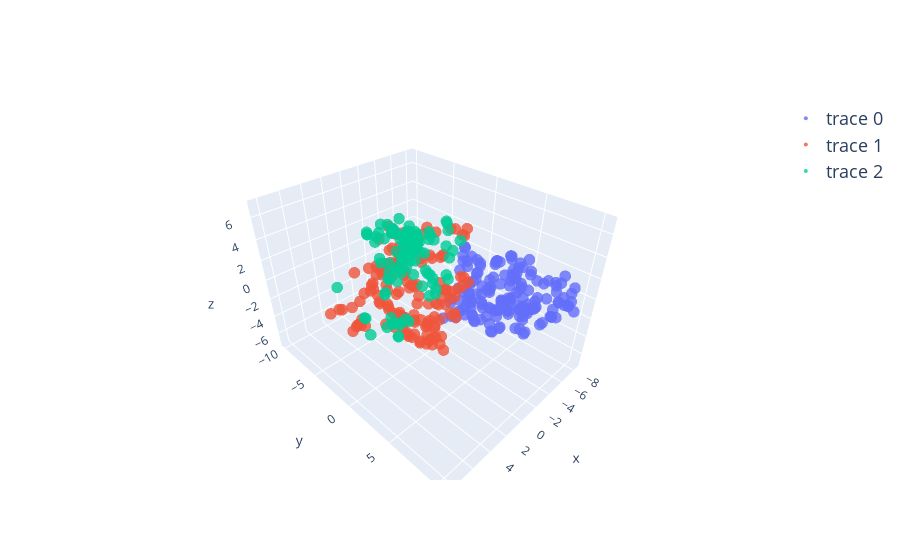
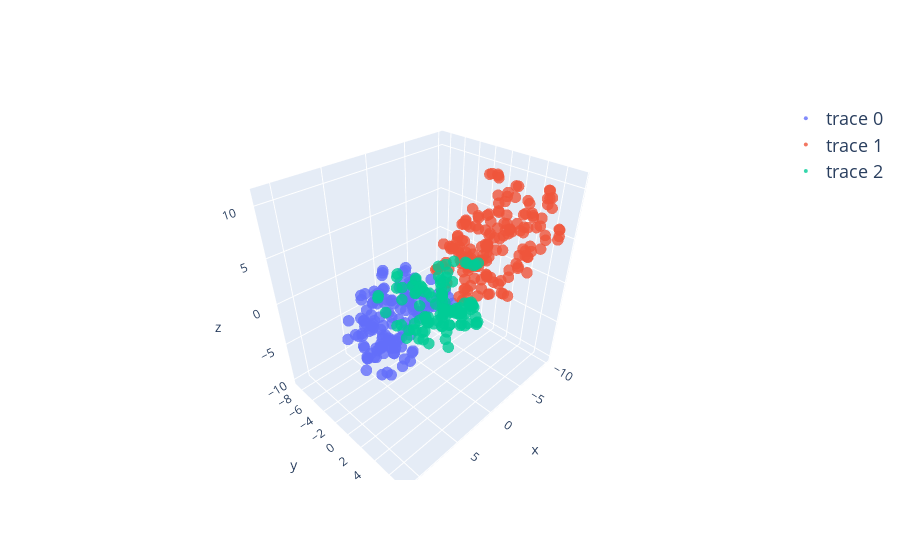

Notebook code for these charts, in order:
### Code cell
for metric in data_embedded_sel.keys():
    kmeans = KMeans(n_clusters = 3, n_init = 'auto').fit(data_embedded_sel[metric])
    labels = kmeans.labels_
    all_data = []
    for l in np.unique(labels):
        # Create the 3D scatter plot
        all_data.append(go.Scatter3d(
                        x = data_embedded_sel[metric][labels == l,0],
                        y = data_embedded_sel[metric][labels == l,1],
                        z = data_embedded_sel[metric][labels == l,2],
                        mode = 'markers',
                        marker = dict(size = 4, opacity = 0.8)))
    fig = go.Figure(data = all_data)
    fig.update_layout(legend = dict(font = dict(size = 18)))
    fig.show()
